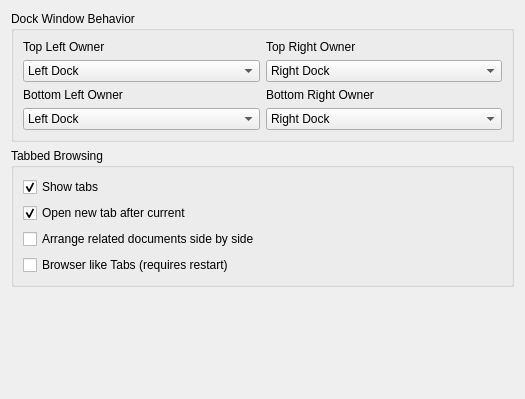
<?xml version="1.0" encoding="UTF-8"?>
<ui version="4.0">
 <class>UiConfig</class>
 <widget class="QWidget" name="UiConfig">
  <property name="geometry">
   <rect>
    <x>0</x>
    <y>0</y>
    <width>521</width>
    <height>399</height>
   </rect>
  </property>
  <property name="windowTitle">
   <string>User Interface</string>
  </property>
  <layout class="QGridLayout" name="gridLayout_2">
   <item row="0" column="0">
    <widget class="QGroupBox" name="groupBox">
     <property name="title">
      <string>Dock Window Behavior</string>
     </property>
     <layout class="QGridLayout">
      <item row="0" column="0">
       <widget class="QLabel" name="label_2">
        <property name="text">
         <string>Top Left Owner</string>
        </property>
       </widget>
      </item>
      <item row="0" column="1">
       <widget class="QLabel" name="label_3">
        <property name="text">
         <string>Top Right Owner</string>
        </property>
       </widget>
      </item>
      <item row="1" column="0">
       <widget class="QComboBox" name="kcfg_TopLeftCornerOwner">
        <item>
         <property name="text">
          <string>Left Dock</string>
         </property>
        </item>
        <item>
         <property name="text">
          <string>Top Dock</string>
         </property>
        </item>
       </widget>
      </item>
      <item row="1" column="1">
       <widget class="QComboBox" name="kcfg_TopRightCornerOwner">
        <item>
         <property name="text">
          <string>Right Dock</string>
         </property>
        </item>
        <item>
         <property name="text">
          <string>Top Dock</string>
         </property>
        </item>
       </widget>
      </item>
      <item row="2" column="0">
       <widget class="QLabel" name="label_4">
        <property name="text">
         <string>Bottom Left Owner</string>
        </property>
       </widget>
      </item>
      <item row="2" column="1">
       <widget class="QLabel" name="label_5">
        <property name="text">
         <string>Bottom Right Owner</string>
        </property>
       </widget>
      </item>
      <item row="3" column="0">
       <widget class="QComboBox" name="kcfg_BottomLeftCornerOwner">
        <property name="sizePolicy">
         <sizepolicy hsizetype="Expanding" vsizetype="Fixed">
          <horstretch>0</horstretch>
          <verstretch>0</verstretch>
         </sizepolicy>
        </property>
        <item>
         <property name="text">
          <string>Left Dock</string>
         </property>
        </item>
        <item>
         <property name="text">
          <string>Bottom Dock</string>
         </property>
        </item>
       </widget>
      </item>
      <item row="3" column="1">
       <widget class="QComboBox" name="kcfg_BottomRightCornerOwner">
        <property name="sizePolicy">
         <sizepolicy hsizetype="Expanding" vsizetype="Fixed">
          <horstretch>0</horstretch>
          <verstretch>0</verstretch>
         </sizepolicy>
        </property>
        <item>
         <property name="text">
          <string>Right Dock</string>
         </property>
        </item>
        <item>
         <property name="text">
          <string>Bottom Dock</string>
         </property>
        </item>
       </widget>
      </item>
     </layout>
    </widget>
   </item>
   <item row="3" column="0">
    <spacer>
     <property name="orientation">
      <enum>Qt::Vertical</enum>
     </property>
     <property name="sizeHint" stdset="0">
      <size>
       <width>503</width>
       <height>21</height>
      </size>
     </property>
    </spacer>
   </item>
   <item row="2" column="0">
    <widget class="QGroupBox" name="groupBox_2">
     <property name="title">
      <string>Tabbed Browsing</string>
     </property>
     <layout class="QGridLayout" name="gridLayout">
      <item row="0" column="0">
       <widget class="QCheckBox" name="kcfg_TabBarVisibility">
        <property name="text">
         <string>Show tabs</string>
        </property>
        <property name="checked">
         <bool>true</bool>
        </property>
       </widget>
      </item>
      <item row="1" column="0">
       <widget class="QCheckBox" name="kcfg_TabBarOpenAfterCurrent">
        <property name="text">
         <string>Open new tab after current</string>
        </property>
        <property name="checked">
         <bool>true</bool>
        </property>
       </widget>
      </item>
      <item row="2" column="0">
       <widget class="QCheckBox" name="kcfg_TabBarArrangeBuddies">
        <property name="toolTip">
         <string>When enabled, plugins can group related files side by side.
For example, a header file will be opened next to the implementation file.</string>
        </property>
        <property name="text">
         <string>Arrange related documents side by side</string>
        </property>
       </widget>
      </item>
      <item row="3" column="0">
       <widget class="QCheckBox" name="kcfg_TabBarBrowserLike">
        <property name="toolTip">
         <string>When enabled, tabs behave like they do in a browser, by default no new tab is opened.</string>
        </property>
        <property name="text">
         <string>Browser like Tabs (requires restart)</string>
        </property>
       </widget>
      </item>
     </layout>
    </widget>
   </item>
  </layout>
 </widget>
 <resources/>
 <connections/>
</ui>
